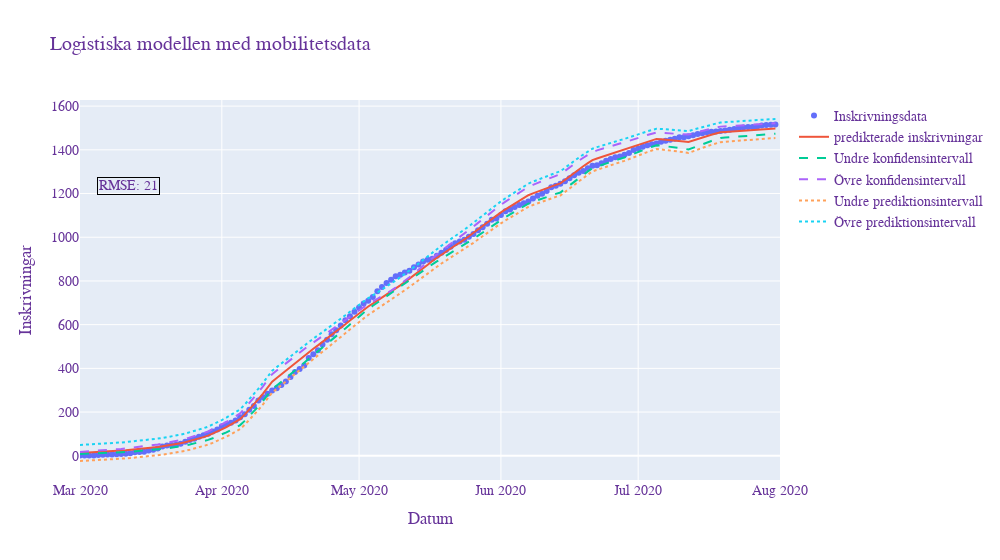

Notebook code for this chart:
### Code cell
fig = go.Figure() 
#plots the admission data points
fig.add_trace(go.Scatter( 
                    x=pd.Series(pd.date_range("2020-03-01", freq="D", periods=datapoint_logistiska)), 
                    y=logistiskadata_mobilitet['Inskrivningsdata'],
                    mode='markers',
                    name='Inskrivningsdata'))
#plots model admissions
fig.add_trace(go.Scatter(
                    x=pd.Series(pd.date_range("2020-03-01", freq="D", periods=datapoint_logistiska)), 
                    y=logistiskadata_mobilitet['Optimala värden'],
                    mode='lines',
                    name='predikterade inskrivningar'))
#plots lower confidence interval
fig.add_trace(go.Scatter(
                    x=pd.Series(pd.date_range("2020-03-01", freq="D", periods=datapoint_logistiska)), 
                    y=logistiskadata_mobilitet['Undre konfidens'],
                    mode='lines',
                    name='Undre konfidensintervall',
                    line = dict( width=2, dash='dash')))
#plots Upper confidence interval
fig.add_trace(go.Scatter(
                    x=pd.Series(pd.date_range("2020-03-01", freq="D", periods=datapoint_logistiska)), 
                    y=logistiskadata_mobilitet['Övre konfidens'],
                    mode='lines',
                    name='Övre konfidensintervall',
                    line = dict(width=2, dash='dash')))
#plots lower prediction interval
fig.add_trace(go.Scatter(
                    x=pd.Series(pd.date_range("2020-03-01", freq="D", periods=datapoint_logistiska)), 
                    y=logistiskadata_mobilitet['Undre prediktion'],
                    mode='lines',
                    name='Undre prediktionsintervall',
                    line = dict(width=2, dash='dot')))
#plots upper prediction interval
fig.add_trace(go.Scatter(
                    x=pd.Series(pd.date_range("2020-03-01", freq="D", periods=datapoint_logistiska)), 
                    y=logistiskadata_mobilitet['Övre prediktion'],
                    mode='lines',
                    name='Övre prediktionsintervall',
                    line = dict(width=2, dash='dot')))
#plots RMSE annotation box
fig.add_annotation(x=pd.to_datetime("2020-03-01"),y=0, 
                   text=f"RMSE: {math.floor(mean_squared_error(logistiskadata_mobilitet['Inskrivningsdata'],logistiskadata_mobilitet['Optimala värden'], squared = False))}",
                   showarrow=False,
                   bordercolor="black",
                   xshift=48,
                   yshift=270
                  )
fig.update_layout(
                    title='Logistiska modellen med mobilitetsdata',
                    xaxis_title='Datum',
                    yaxis_title='Inskrivningar',
                    autosize=False,
                    width=1000,
                    xaxis_range=["2020-03-01",pd.to_datetime('2020-03-01')+timedelta(days=datapoint_logistiska)],
                    
                    font=dict(
                      family="Courier New, monospace",
                      size=14,
                      color="RebeccaPurple"
                    )
)
fig.show()
#fig.write_image("./logistiska_mobilitetKumulativaResultat.svg")

### Figure 1 — Plotly figure (JSON) as saved in the notebook; plotly's stock layout.template omitted (floating-point values rounded to 4 significant figures; data arrays with more than 128 entries replaced by an {"elided": "..."} marker saying what was removed)
{"data": [{"mode": "markers", "name": "Inskrivningsdata", "type": "scatter", "x": {"elided": "153 str values"}, "y": {"elided": "153 int values"}}, {"mode": "lines", "name": "predikterade inskrivningar", "type": "scatter", "x": {"elided": "153 str values"}, "y": {"elided": "153 float values"}}, {"line": {"dash": "dash", "width": 2}, "mode": "lines", "name": "Undre konfidensintervall", "type": "scatter", "x": {"elided": "153 str values"}, "y": {"elided": "153 float values"}}, {"line": {"dash": "dash", "width": 2}, "mode": "lines", "name": "Övre konfidensintervall", "type": "scatter", "x": {"elided": "153 str values"}, "y": {"elided": "153 float values"}}, {"line": {"dash": "dot", "width": 2}, "mode": "lines", "name": "Undre prediktionsintervall", "type": "scatter", "x": {"elided": "153 str values"}, "y": {"elided": "153 float values"}}, {"line": {"dash": "dot", "width": 2}, "mode": "lines", "name": "Övre prediktionsintervall", "type": "scatter", "x": {"elided": "153 str values"}, "y": {"elided": "153 float values"}}], "layout": {"annotations": [{"bordercolor": "black", "showarrow": false, "text": "RMSE: 21", "x": "2020-03-01T00:00:00", "xshift": 48, "y": 0, "yshift": 270}], "autosize": false, "font": {"color": "RebeccaPurple", "family": "Courier New, monospace", "size": 14}, "title": {"text": "Logistiska modellen med mobilitetsdata"}, "width": 1000, "xaxis": {"range": ["2020-03-01", "2020-08-01T00:00:00"], "title": {"text": "Datum"}}, "yaxis": {"title": {"text": "Inskrivningar"}}}}
